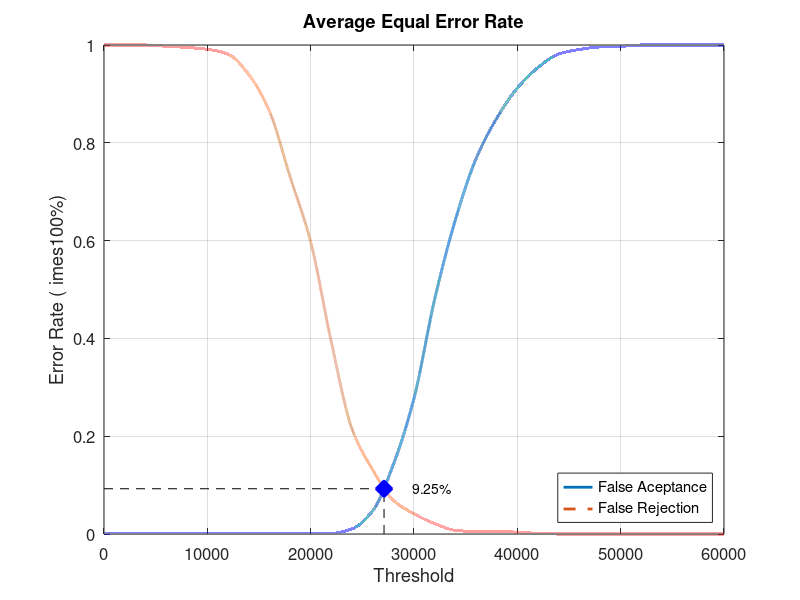
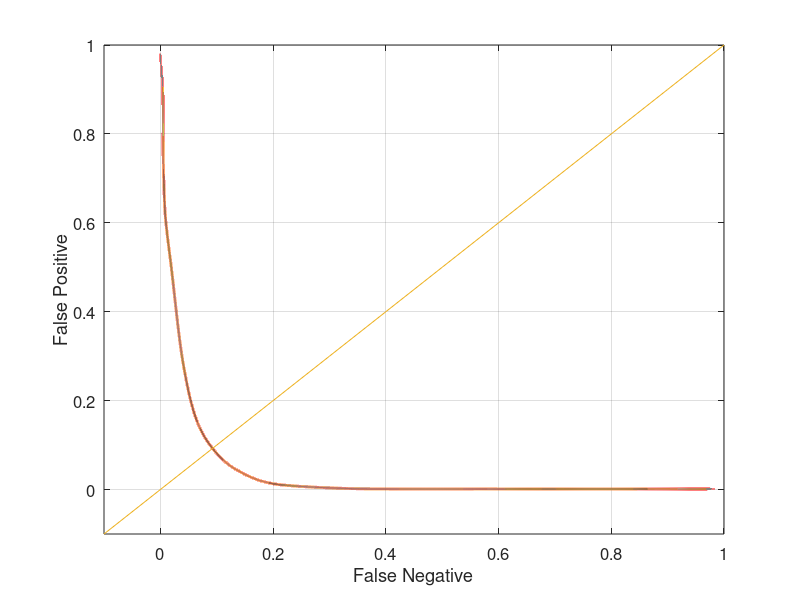

Write the MATLAB code that produced these figures, in order.
close all;
clear;
clc;
x = 0:2000:60000;
xq = 0:0.5:60000;

y0 = [0 0.00131579 0.00131579 0.00131579 0.00131579 0.00131579 0.00131579 0.00131579 0.00131579 0.00131579 0.00131579 0.00131579 0.0105263 0.0473684 0.142105 0.277632 0.480263 0.642105 0.767105 0.85 0.911842 0.953947 0.981579 0.990789 0.996053 0.997368 1 1 1 1 1]
yy0 = interp1(x, y0, xq, 'pchip');
y1 = [1 1 1 0.9975 0.995 0.99125 0.98125 0.94 0.865 0.73125 0.5975 0.3925 0.215 0.13125 0.06875 0.04125 0.02125 0.0075 0.005 0.005 0.00375 0.00125 0 0 0 0 0 0 0 0 0]
yy1 = interp1(x, y1, xq, 'pchip');

% Calculating EER: 
y2 = abs(y0 - y1);
find(y2 == min(y2))
yy2 = abs(yy0 - yy1);
xEER = find(yy2 == min(yy2));
xEERIndex = xq(xEER) % X-axis EER
yEER = yy0(xEER) % Y-axis EER

main = figure
plot(xq, yy0,'-','LineWidth', 2);	hold on
plot(xq, yy1,'--','LineWidth', 2);	hold on
plot([xEERIndex xEERIndex], [0 yEER], 'k--');	hold on
plot([0 xEERIndex], [yEER yEER], 'k--');	hold on
plot(xEERIndex, yEER, 'bx', 'LineWidth', 10);	hold on
text(xEERIndex + 10 * xEERIndex / 100, yEER, [num2str(round((10000 * yEER)) / 100) '%'])
legend('False Aceptance', 'False Rejection', 'Location', 'SouthEast')
xlabel('Threshold')
ylabel('Error Rate (	imes100%)')
title('Average Equal Error Rate')
set(gca, 'FontSize', 12)
axis([0 60000 0 1])
grid on

print(main, 'Experiment5AverageMain', '-dpng');
FNRxFPR = figure('Color', [1 1 1]);
plot(yy1, yy0, '-', yy1, yy0, 'LineWidth', 2);
hold on
y = -0.1:0.1:1
plot(y, y); 
set(gca, 'FontSize', 12)
xlabel('False Negative')
ylabel('False Positive')
axis([-0.1 1 -0.1 1])
set(gca, 'FontSize', 12)
grid on

print(FNRxFPR, 'Experiment5AverageFNRxFPR','-dpng');
